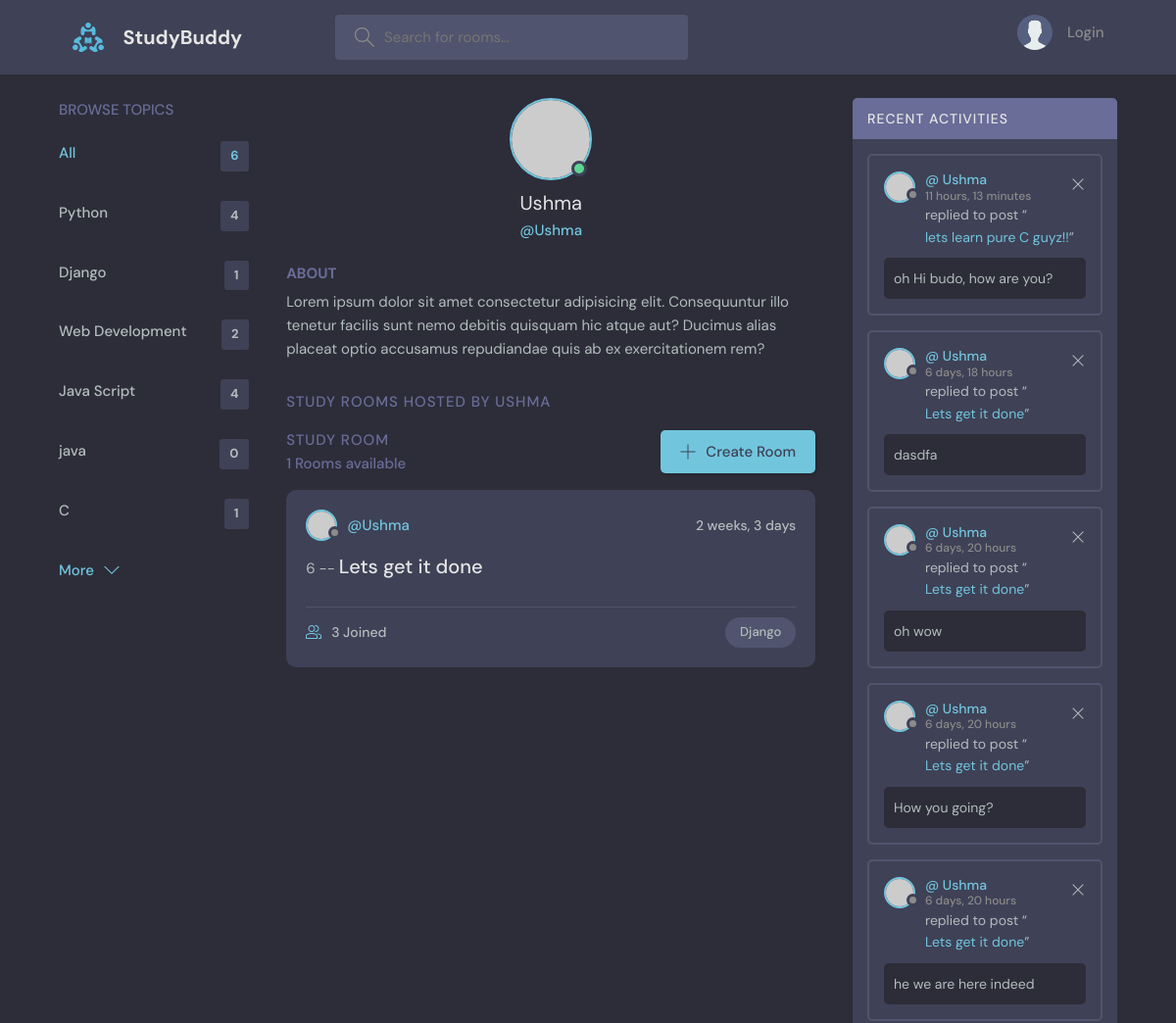
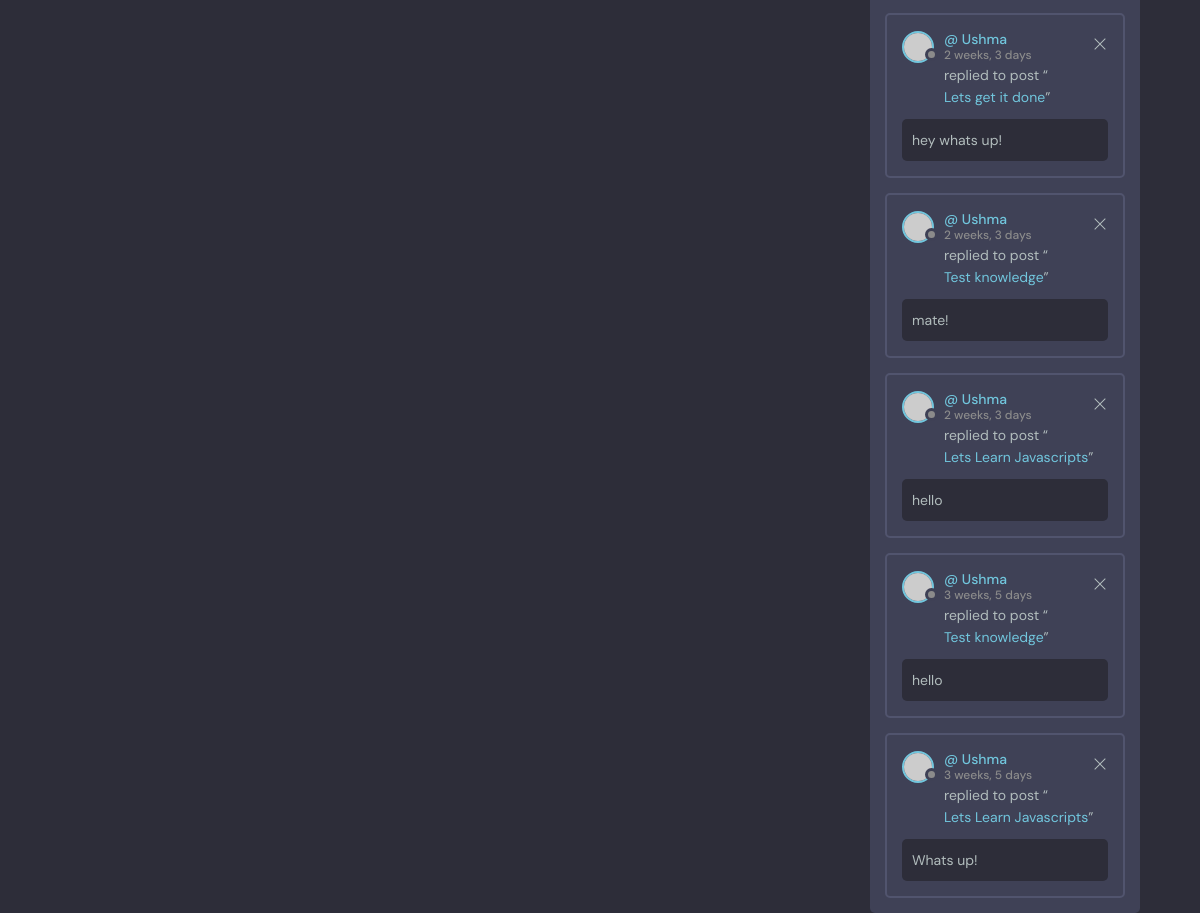
Screenshot of /profile/3/ with the database file from the repository (2 pictures, top to bottom).
### base/models.py (models this page shows, shortened)
class Topic(models.Model):
    name = models.CharField(max_length=200)

class Room(models.Model):
    host = models.ForeignKey(User, on_delete=models.SET_NULL, null=True)
    topic = models.ForeignKey(Topic, on_delete=models.SET_NULL, null=True)
    name = models.CharField(max_length=200)
    description = models.TextField(null=True, blank=True)
    participants = models.ManyToManyField(User, related_name='participants', blank=True)
    updated = models.DateTimeField(auto_now=True)
    created = models.DateTimeField(auto_now_add=True)
    class Meta:
        ordering = ['-updated', '-created']

class Message(models.Model):
    user = models.ForeignKey(User, on_delete=models.CASCADE)
    room = models.ForeignKey(Room, on_delete=models.CASCADE)
    body = models.TextField()
    updated = models.DateTimeField(auto_now=True)
    created = models.DateTimeField(auto_now_add=True)
    class Meta:
        ordering = ['-updated', '-created']
    def __str__(self):
        return self.body[0:50]

### base/views.py (the view)
# urls.py: path('profile/<str:pk>/', views.userProfile, name="profile"),
def userProfile(request, pk):
    user = User.objects.get(id=pk)
    rooms = user.room_set.all()
    room_messages = user.message_set.all()
    topics = Topic.objects.all()
    context = {'user': user, 'room_messages': room_messages, 'topics': topics, 'rooms': rooms}
    return render(request, 'base/profile.html', context)

### base/templates/base/profile.html (shortened to what this page needs)
{% extends 'main.html' %}
{% block content %}
<main class="profile-page layout layout--3">
    <div class="container">
      {% include 'base/topics_components.html' %}
      <div class="roomList">
        <div class="profile">
          <div class="profile__avatar">
            <div class="avatar avatar--large active">
              <img src="https://randomuser.me/api/portraits/men/11.jpg" />
            </div>
          </div>
          <div class="profile__info">
            <h3>{{user.username}}</h3>
            <p>@{{user}}</p>
          </div>
          <div class="profile__about">
            <h3>About</h3>
            <p>
              Lorem ipsum dolor sit amet consectetur adipisicing elit. Consequuntur illo tenetur
              facilis sunt nemo debitis quisquam hic atque aut? Ducimus alias placeat optio
              accusamus repudiandae quis ab ex exercitationem rem?
            </p>
          </div>
        </div>
        <div class="roomList__header">
          <div>
            <h2>Study Rooms Hosted by {{user.username}}</a>
            </h2>
          </div>
        </div>
        {% include 'base/feed_components.html' %}
      </div>
      {% include "base/activity-component.html" %}
    </div>
</main>
{% endblock content%}

### base/templates/base/topics_components.html
        <div class="topics">
          <div class="topics__header">
            <h2>Browse Topics</h2>
          </div>
          <ul class="topics__list">
            <li>
              <a href="{% url 'home'%}" class="active">All <span>{{topics.count}}</span></a>
            </li>
            {% for topic in topics %}
            <li>
              <a href="{% url 'home' %}?q={{topic.name}}">{{topic.name}}<span>{{topic.room_set.all.count}}</span></a>
            </li>
            {% endfor %}
          </ul>
          <a class="btn btn--link" href="topics.html">
            More
            <svg version="1.1" xmlns="http://www.w3.org/2000/svg" width="32" height="32" viewBox="0 0 32 32">
              <title>chevron-down</title>
              <path d="M16 21l-13-13h-3l16 16 16-16h-3l-13 13z"></path>
            </svg>
          </a>
        </div>

### base/templates/base/feed_components.html (shortened to what this page needs)
        <div class="roomList">
          <div class="roomList__header">
            <div>
              <h2>Study Room</h2>
              <p>{{rooms.count}} Rooms available</p>
            </div>
            <a class="btn btn--main" href="{% url 'create-room' %}">
              <svg version="1.1" xmlns="http://www.w3.org/2000/svg" width="32" height="32" viewBox="0 0 32 32">
                <title>add</title>
                <path
                  d="M16.943 0.943h-1.885v14.115h-14.115v1.885h14.115v14.115h1.885v-14.115h14.115v-1.885h-14.115v-14.115z"
                ></path>
              </svg>
              Create Room
            </a>
          </div>
          {% for room in rooms %}
            <div class="roomListRoom">
                <div class="roomListRoom__header">
                <a href="{% url 'profile' room.host.id %}" class="roomListRoom__author">
                    <div class="avatar avatar--small">
                    <img src="https://randomuser.me/api/portraits/women/11.jpg" />
                    </div>
                    <span>@{{room.host.username}}</span>
                </a>
                <div class="roomListRoom__actions">
                    <span>{{room.created | timesince}}</span>
                </div>
                </div>
                <div class="roomListRoom__content">
                {{room.id}} -- <a href="/room/{{room.id}}">{{room.name}}</a>
                </div>
                <div class="roomListRoom__meta">
                <a href="room.html" class="roomListRoom__joined">
                    {{room.participants.count}} Joined
                </a>
                <p class="roomListRoom__topic">{{room.topic.name}}</p>
                </div>
            </div>
          {%endfor%}
        </div>

### base/templates/base/activity-component.html (shortened to what this page needs)
        <div class="activities">
          <div class="activities__header">
            <h2>Recent Activities</h2>
          </div>
          {% for message in room_messages %}
            <div class="activities__box">
                <div class="activities__boxHeader roomListRoom__header">
                    <a href="{% url 'profile' message.user.id %}" class="roomListRoom__author">
                        <div class="avatar avatar--small">
                        <img src="https://randomuser.me/api/portraits/women/11.jpg" />
                        </div>
                        <p>
                        @ {{message.user}}
                        <span>{{message.created|timesince}}</span>
                        </p>
                    </a>
                <div class="roomListRoom__actions">
                    <a href="{% url 'delete-message' message.id %}">
                    <svg version="1.1" xmlns="http://www.w3.org/2000/svg" width="32" height="32" viewBox="0 0 32 32">
                        <title>remove</title>
                        <path
                        d="M27.314 6.019l-1.333-1.333-9.98 9.981-9.981-9.981-1.333 1.333 9.981 9.981-9.981 9.98 1.333 1.333 9.981-9.98 9.98 9.98 1.333-1.333-9.98-9.98 9.98-9.981z"
                        ></path>
                    </svg>
                    </a>
                </div>
                </div>
                <div class="activities__boxContent">
                <p>replied to post “<a href="{% url 'room' message.room.id %}">{{message.room.name}}</a>”</p>
                <div class="activities__boxRoomContent">
                    {{message}}
                </div>
                </div>
            </div>
          {% endfor %}
        </div>

### rows the page displays
Topic: name "Python", room_set.all.count "4"
Topic: name "Django", room_set.all.count "1"
Topic: name "Web Development", room_set.all.count "2"
Topic: name "Java Script", room_set.all.count "4"
Topic: name "java", room_set.all.count "0"
Topic: name "C", room_set.all.count "1"
Room: host.username "Ushma", created "2 weeks, 3 days", id "6", name "Lets get it done", participants.count "3", topic.name "Django"
Message: user "Ushma", created "11 hours, 13 minutes", room.name "lets learn pure C guyz!!", body "oh Hi budo, how are you?"
Message: user "Ushma", created "6 days, 18 hours", room.name "Lets get it done", body "dasdfa"
Message: user "Ushma", created "6 days, 20 hours", room.name "Lets get it done", body "oh wow"
Message: user "Ushma", created "6 days, 20 hours", room.name "Lets get it done", body "How you going?"
Message: user "Ushma", created "6 days, 20 hours", room.name "Lets get it done", body "he we are here indeed"
Message: user "Ushma", created "2 weeks, 3 days", room.name "Lets get it done", body "hey whats up!"
Message: user "Ushma", created "2 weeks, 3 days", room.name "Test knowledge", body "mate!"
Message: user "Ushma", created "2 weeks, 3 days", room.name "Lets Learn Javascripts", body "hello"
Message: user "Ushma", created "3 weeks, 5 days", room.name "Test knowledge", body "hello"
Message: user "Ushma", created "3 weeks, 5 days", room.name "Lets Learn Javascripts", body "Whats up!"

### other values shown
{{ topics.count }} "6"
{{ user.username }} "Ushma"
{{ user }} "Ushma"
{{ user.username }} "USHMA"
{{ rooms.count }} "1"
